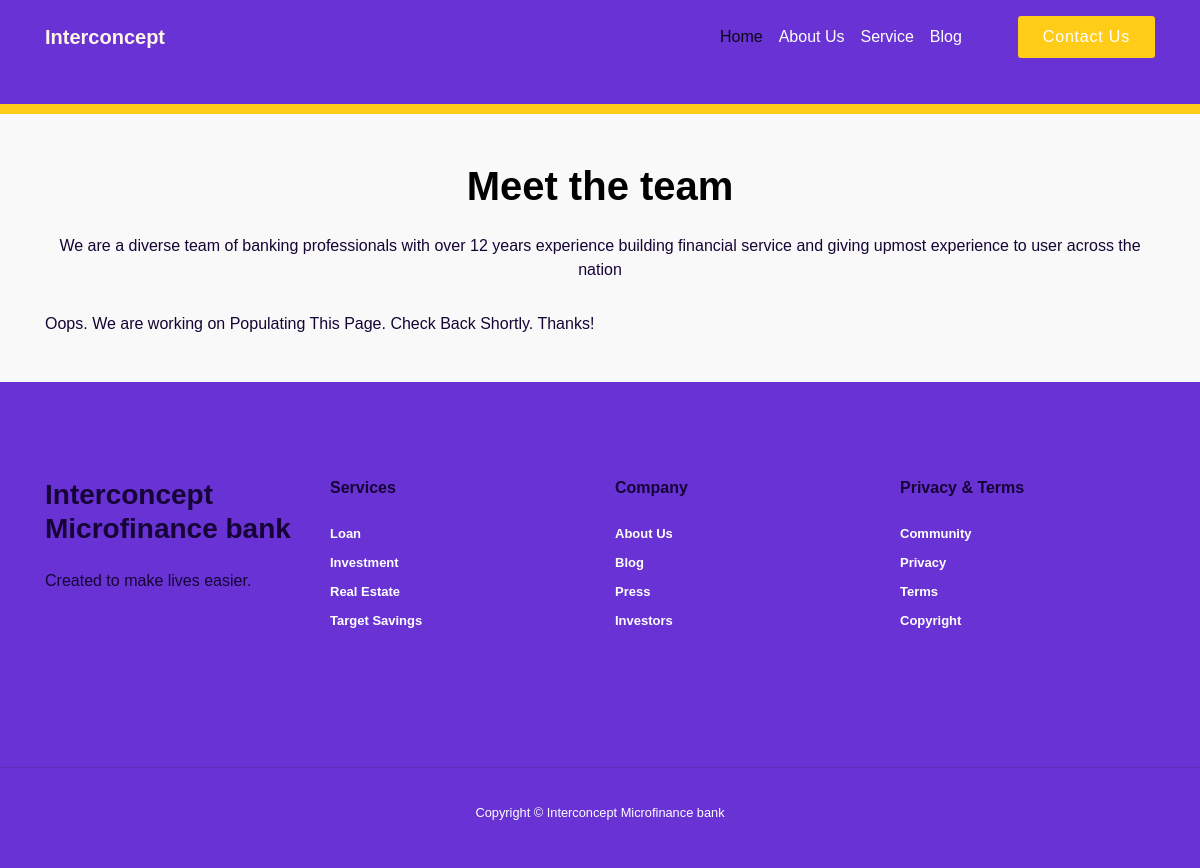
Before: /team with the older database file.
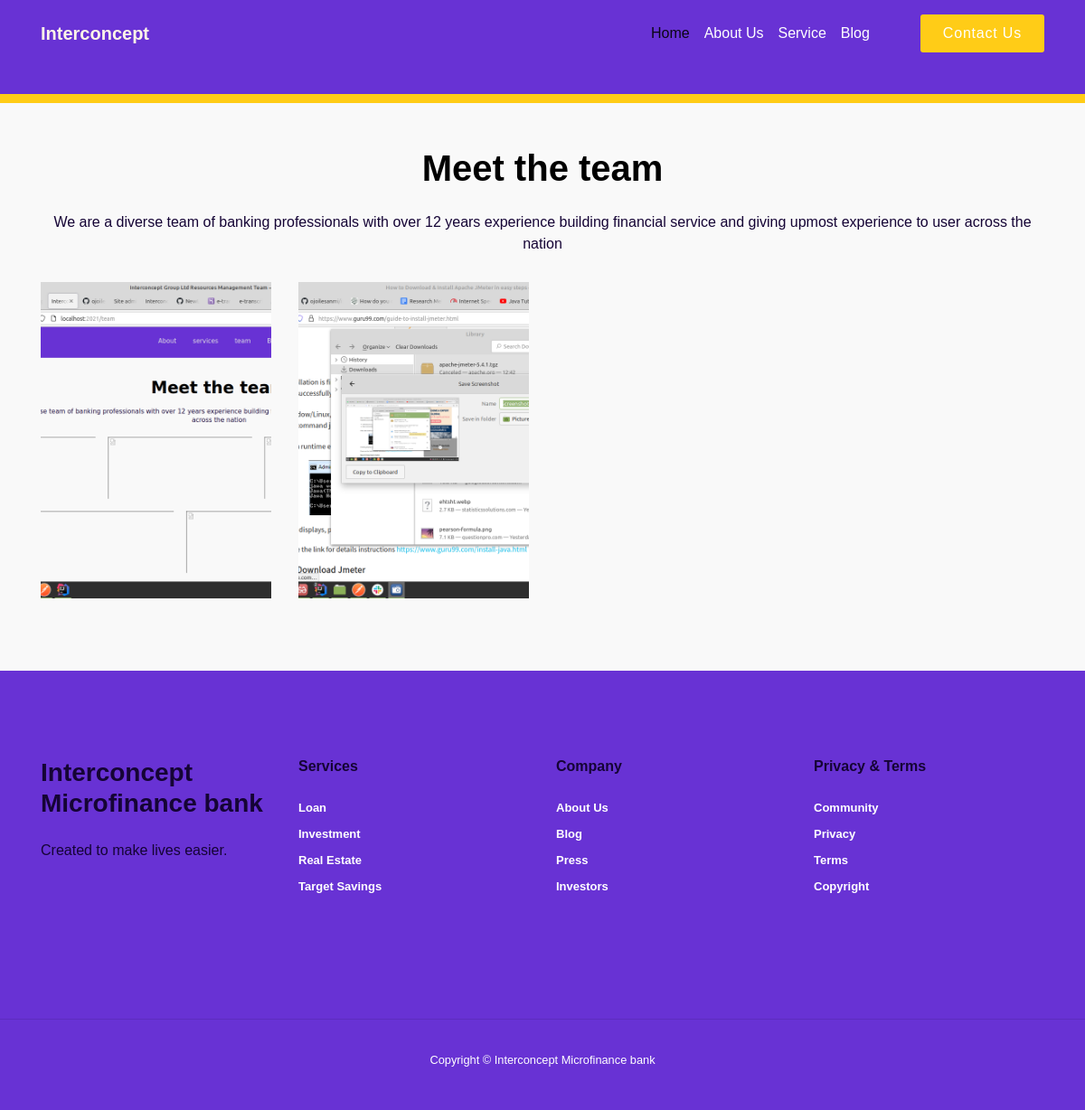
After: the same page with the newer database file.
### interconceptapp/models.py (models this page shows, shortened)
class Management(models.Model):
    name = models.CharField(max_length=255)
    photo = models.ImageField(upload_to='photos/%Y/%m/%d')
    title = models.TextField(blank=False)
    linkedn_link = models.URLField(max_length=250, default=True)
    email = models.EmailField(null=False, blank=True)

### interconceptapp/views.py (the view)
# urls.py: path('team', views.team, name='team'),
def team(request):
    management = Management.objects.all()
    context = {
        'management':management
    }
    return render(request, 'interconcept/team.html', context)

### templates/interconcept/team.html (shortened to what this page needs)
{% load static %}
<!doctype html>
<html lang="en">
<head>
    <link rel="stylesheet" href="https://maxcdn.bootstrapcdn.com/bootstrap/4.5.2/css/bootstrap.min.css">
    <link rel="stylesheet" href="{% static 'css/team.css' %}">
      <link rel="stylesheet" type="text/css" href="{% static 'css/index.css'%}">
</head>
<body>
  {% include 'partials/_navbar.html' %}
  {%block content%}
    <div class="container">
        <h1 style="padding-top:3rem; font-weight: 800; color: black;" class="text-center ">Meet the team</h1>
        <p style="padding-top:1rem;" class=" text-center ">We are a diverse team of banking professionals with over 12 years experience building financial service and giving upmost experience to user across the nation</p>
    </div>
    <div class="container">
        <div class="row">
          {% if management%}
            {% for managements in management%}
            <div class="col-6 col-md-3">
              <div class="content">
                  <a href="{{managements.linkedn_link.url}}" target="_blank">
                    <img class="content-image" src="{{managements.photo.url}}">
                  </a>
              </div>
            </div>
            {% endfor %}
          {% else %}
            <div class="col-md-12">
              <p> Oops. We are working on Populating This Page.
                Check Back Shortly. Thanks!
              </p>
            </div>
          {% endif %}
        </div>
    </div>
    {%endblock%}
    {%include 'partials/_footer.html'%}
</body>
</html>

Changed rows visible on the page:
added Management: photo (picture)
added Management: photo (picture)
Other visible differences:
text no longer shown: "Oops. We are working on Populating This Page. Check Back Shortly. Thanks!"
